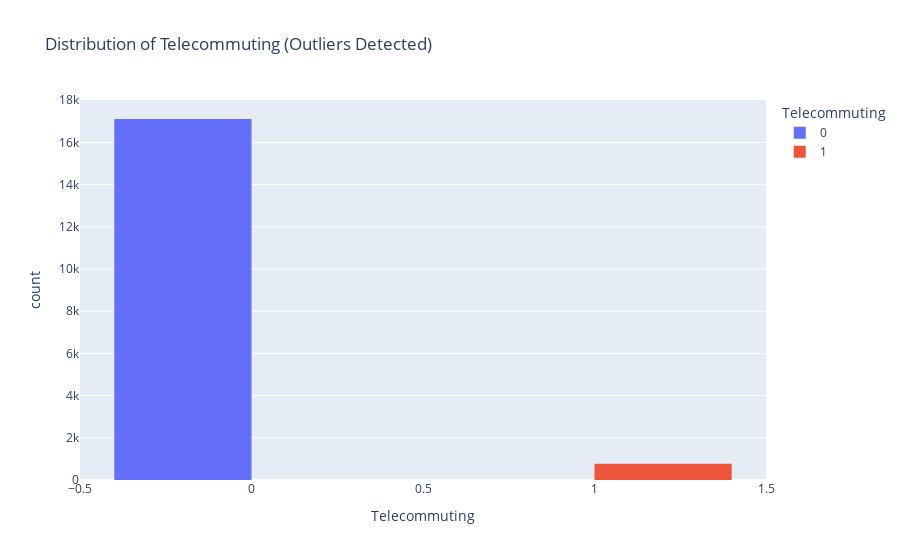
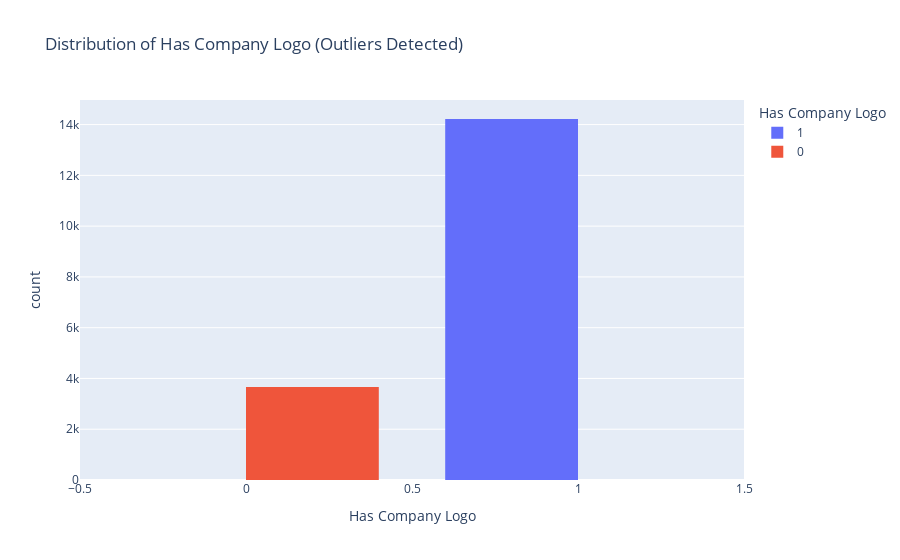
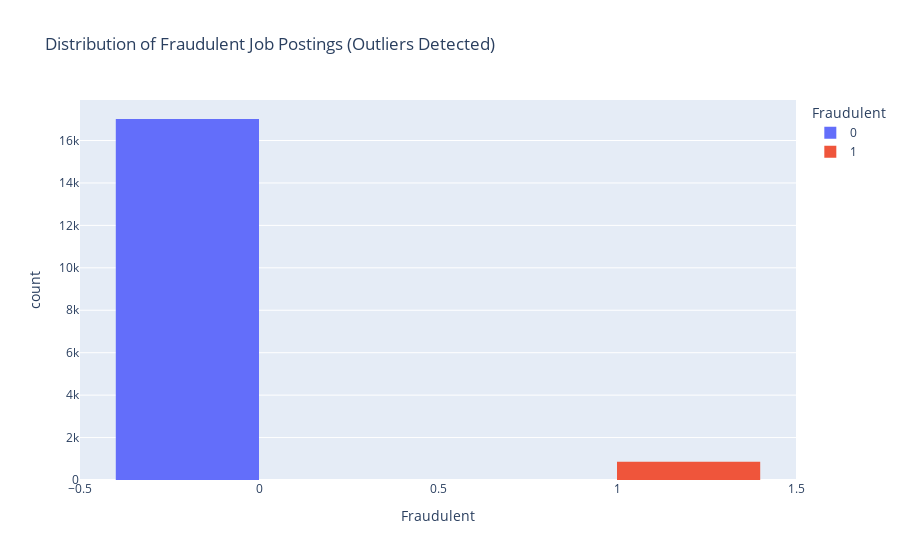

Here is the notebook cell these charts were saved with, in order:
### Code cell
telecommuting_plot = px.histogram(df_null_removed, x='telecommuting', title='Distribution of Telecommuting (Outliers Detected)',
                                  labels={'telecommuting': 'Telecommuting'},
                                  color='telecommuting', barmode='group')

has_company_logo_plot = px.histogram(df_null_removed, x='has_company_logo', title='Distribution of Has Company Logo (Outliers Detected)',
                                     labels={'has_company_logo': 'Has Company Logo'},
                                     color='has_company_logo', barmode='group')

fraudulent_plot = px.histogram(df_null_removed, x='fraudulent', title='Distribution of Fraudulent Job Postings (Outliers Detected)',
                               labels={'fraudulent': 'Fraudulent'},
                               color='fraudulent', barmode='group')

telecommuting_plot.show()
has_company_logo_plot.show()
fraudulent_plot.show()

### Figure 1 — Plotly figure (JSON) as saved in the notebook; plotly's stock layout.template omitted (floating-point values rounded to 4 significant figures; data arrays with more than 128 entries replaced by an {"elided": "..."} marker saying what was removed)
{"data": [{"alignmentgroup": "True", "bingroup": "x", "hovertemplate": "Telecommuting=%{x}<br>count=%{y}<extra></extra>", "legendgroup": "0", "marker": {"color": "#636efa", "pattern": {"shape": ""}}, "name": "0", "offsetgroup": "0", "orientation": "v", "showlegend": true, "type": "histogram", "x": {"elided": "17113 int values"}, "xaxis": "x", "yaxis": "y"}, {"alignmentgroup": "True", "bingroup": "x", "hovertemplate": "Telecommuting=%{x}<br>count=%{y}<extra></extra>", "legendgroup": "1", "marker": {"color": "#EF553B", "pattern": {"shape": ""}}, "name": "1", "offsetgroup": "1", "orientation": "v", "showlegend": true, "type": "histogram", "x": {"elided": "767 int values"}, "xaxis": "x", "yaxis": "y"}], "layout": {"barmode": "group", "legend": {"title": {"text": "Telecommuting"}, "tracegroupgap": 0}, "title": {"text": "Distribution of Telecommuting (Outliers Detected)"}, "xaxis": {"anchor": "y", "categoryarray": [0, 1], "categoryorder": "array", "domain": [0, 1], "title": {"text": "Telecommuting"}}, "yaxis": {"anchor": "x", "domain": [0, 1], "title": {"text": "count"}}}}

### Figure 2 — Plotly figure (JSON) as saved in the notebook; plotly's stock layout.template omitted (floating-point values rounded to 4 significant figures; data arrays with more than 128 entries replaced by an {"elided": "..."} marker saying what was removed)
{"data": [{"alignmentgroup": "True", "bingroup": "x", "hovertemplate": "Has Company Logo=%{x}<br>count=%{y}<extra></extra>", "legendgroup": "1", "marker": {"color": "#636efa", "pattern": {"shape": ""}}, "name": "1", "offsetgroup": "1", "orientation": "v", "showlegend": true, "type": "histogram", "x": {"elided": "14220 int values"}, "xaxis": "x", "yaxis": "y"}, {"alignmentgroup": "True", "bingroup": "x", "hovertemplate": "Has Company Logo=%{x}<br>count=%{y}<extra></extra>", "legendgroup": "0", "marker": {"color": "#EF553B", "pattern": {"shape": ""}}, "name": "0", "offsetgroup": "0", "orientation": "v", "showlegend": true, "type": "histogram", "x": {"elided": "3660 int values"}, "xaxis": "x", "yaxis": "y"}], "layout": {"barmode": "group", "legend": {"title": {"text": "Has Company Logo"}, "tracegroupgap": 0}, "title": {"text": "Distribution of Has Company Logo (Outliers Detected)"}, "xaxis": {"anchor": "y", "categoryarray": [1, 0], "categoryorder": "array", "domain": [0, 1], "title": {"text": "Has Company Logo"}}, "yaxis": {"anchor": "x", "domain": [0, 1], "title": {"text": "count"}}}}

### Figure 3 — Plotly figure (JSON) as saved in the notebook; plotly's stock layout.template omitted (floating-point values rounded to 4 significant figures; data arrays with more than 128 entries replaced by an {"elided": "..."} marker saying what was removed)
{"data": [{"alignmentgroup": "True", "bingroup": "x", "hovertemplate": "Fraudulent=%{x}<br>count=%{y}<extra></extra>", "legendgroup": "0", "marker": {"color": "#636efa", "pattern": {"shape": ""}}, "name": "0", "offsetgroup": "0", "orientation": "v", "showlegend": true, "type": "histogram", "x": {"elided": "17014 int values"}, "xaxis": "x", "yaxis": "y"}, {"alignmentgroup": "True", "bingroup": "x", "hovertemplate": "Fraudulent=%{x}<br>count=%{y}<extra></extra>", "legendgroup": "1", "marker": {"color": "#EF553B", "pattern": {"shape": ""}}, "name": "1", "offsetgroup": "1", "orientation": "v", "showlegend": true, "type": "histogram", "x": {"elided": "866 int values"}, "xaxis": "x", "yaxis": "y"}], "layout": {"barmode": "group", "legend": {"title": {"text": "Fraudulent"}, "tracegroupgap": 0}, "title": {"text": "Distribution of Fraudulent Job Postings (Outliers Detected)"}, "xaxis": {"anchor": "y", "categoryarray": [0, 1], "categoryorder": "array", "domain": [0, 1], "title": {"text": "Fraudulent"}}, "yaxis": {"anchor": "x", "domain": [0, 1], "title": {"text": "count"}}}}
